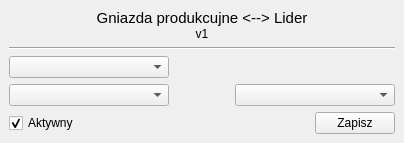
<?xml version="1.0" encoding="UTF-8"?>
<ui version="4.0">
 <class>Form</class>
 <widget class="QWidget" name="Form">
  <property name="geometry">
   <rect>
    <x>0</x>
    <y>0</y>
    <width>404</width>
    <height>142</height>
   </rect>
  </property>
  <property name="windowTitle">
   <string>Form</string>
  </property>
  <layout class="QGridLayout" name="gridLayout">
   <property name="leftMargin">
    <number>0</number>
   </property>
   <property name="topMargin">
    <number>0</number>
   </property>
   <property name="rightMargin">
    <number>0</number>
   </property>
   <property name="bottomMargin">
    <number>0</number>
   </property>
   <property name="spacing">
    <number>0</number>
   </property>
   <item row="0" column="0">
    <widget class="QWidget" name="widget" native="true">
     <layout class="QVBoxLayout" name="verticalLayout_3">
      <item>
       <widget class="QWidget" name="widget_2" native="true">
        <layout class="QVBoxLayout" name="verticalLayout_2">
         <property name="spacing">
          <number>0</number>
         </property>
         <property name="leftMargin">
          <number>0</number>
         </property>
         <property name="topMargin">
          <number>0</number>
         </property>
         <property name="rightMargin">
          <number>0</number>
         </property>
         <property name="bottomMargin">
          <number>0</number>
         </property>
         <item>
          <widget class="QLabel" name="label">
           <property name="font">
            <font>
             <pointsize>11</pointsize>
            </font>
           </property>
           <property name="text">
            <string>Gniazda produkcujne &lt;--&gt; Lider</string>
           </property>
           <property name="alignment">
            <set>Qt::AlignCenter</set>
           </property>
          </widget>
         </item>
         <item>
          <widget class="QLabel" name="label_2">
           <property name="text">
            <string>v1</string>
           </property>
           <property name="alignment">
            <set>Qt::AlignCenter</set>
           </property>
          </widget>
         </item>
        </layout>
       </widget>
      </item>
      <item>
       <widget class="Line" name="line">
        <property name="orientation">
         <enum>Qt::Horizontal</enum>
        </property>
       </widget>
      </item>
      <item>
       <widget class="QWidget" name="widget_5" native="true">
        <layout class="QHBoxLayout" name="horizontalLayout_3">
         <property name="spacing">
          <number>0</number>
         </property>
         <property name="leftMargin">
          <number>0</number>
         </property>
         <property name="topMargin">
          <number>0</number>
         </property>
         <property name="rightMargin">
          <number>0</number>
         </property>
         <property name="bottomMargin">
          <number>0</number>
         </property>
         <item>
          <widget class="QComboBox" name="combo_lider">
           <property name="minimumSize">
            <size>
             <width>160</width>
             <height>0</height>
            </size>
           </property>
          </widget>
         </item>
         <item>
          <spacer name="horizontalSpacer_3">
           <property name="orientation">
            <enum>Qt::Horizontal</enum>
           </property>
           <property name="sizeHint" stdset="0">
            <size>
             <width>223</width>
             <height>20</height>
            </size>
           </property>
          </spacer>
         </item>
        </layout>
       </widget>
      </item>
      <item>
       <widget class="QWidget" name="widget_3" native="true">
        <layout class="QHBoxLayout" name="horizontalLayout_2">
         <property name="spacing">
          <number>0</number>
         </property>
         <property name="leftMargin">
          <number>0</number>
         </property>
         <property name="topMargin">
          <number>0</number>
         </property>
         <property name="rightMargin">
          <number>0</number>
         </property>
         <property name="bottomMargin">
          <number>0</number>
         </property>
         <item>
          <widget class="QComboBox" name="combo_lokalizacja">
           <property name="minimumSize">
            <size>
             <width>160</width>
             <height>0</height>
            </size>
           </property>
          </widget>
         </item>
         <item>
          <spacer name="horizontalSpacer_2">
           <property name="orientation">
            <enum>Qt::Horizontal</enum>
           </property>
           <property name="sizeHint" stdset="0">
            <size>
             <width>51</width>
             <height>20</height>
            </size>
           </property>
          </spacer>
         </item>
         <item>
          <widget class="QComboBox" name="combo_grupa">
           <property name="minimumSize">
            <size>
             <width>160</width>
             <height>0</height>
            </size>
           </property>
          </widget>
         </item>
        </layout>
       </widget>
      </item>
      <item>
       <widget class="QWidget" name="widget_4" native="true">
        <layout class="QHBoxLayout" name="horizontalLayout">
         <property name="spacing">
          <number>0</number>
         </property>
         <property name="leftMargin">
          <number>0</number>
         </property>
         <property name="topMargin">
          <number>0</number>
         </property>
         <property name="rightMargin">
          <number>0</number>
         </property>
         <property name="bottomMargin">
          <number>0</number>
         </property>
         <item>
          <widget class="QCheckBox" name="check_aktywny">
           <property name="text">
            <string>Aktywny</string>
           </property>
           <property name="checked">
            <bool>true</bool>
           </property>
          </widget>
         </item>
         <item>
          <spacer name="horizontalSpacer">
           <property name="orientation">
            <enum>Qt::Horizontal</enum>
           </property>
           <property name="sizeHint" stdset="0">
            <size>
             <width>139</width>
             <height>20</height>
            </size>
           </property>
          </spacer>
         </item>
         <item>
          <widget class="QPushButton" name="btn_zapisz">
           <property name="text">
            <string>Zapisz</string>
           </property>
          </widget>
         </item>
        </layout>
       </widget>
      </item>
     </layout>
    </widget>
   </item>
  </layout>
 </widget>
 <resources/>
 <connections/>
</ui>
